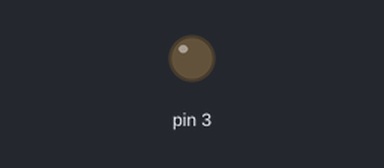
A sketch run on a simulated Arduino Uno, built with avr-gcc and run on an emulated ATmega328P. Parts: output pins drawn as LEDs (lit = HIGH).

Above: at 0.15 s.
At 32.03 s:
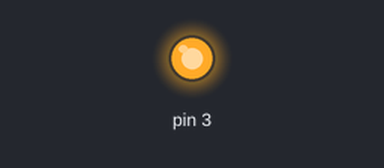
Timing chart, 0 to 32.5 s (numbered marks = the images above):
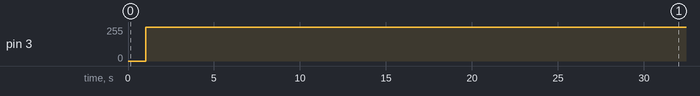

The sketch:

EX2.ino
```cpp
int duration = 1024;
int intensidade = 0;
int modo = 0;

void setup(){
pinMode(3, OUTPUT);

}

void loop(){
	if (modo == 0) {
		intensidade ++;
 	 analogWrite(3, intensidade);
 	 delay(4);
      if (intensidade ==256) modo = 1;

	}
	else  {
  	intensidade --;
  	analogWrite(3, intensidade);
  	delay(4);
      if (intensidade ==0) modo = 0;
	}
}
```

Measured:
- by itself, pin 3: 0/255 → 255/255 at 1.0 s
